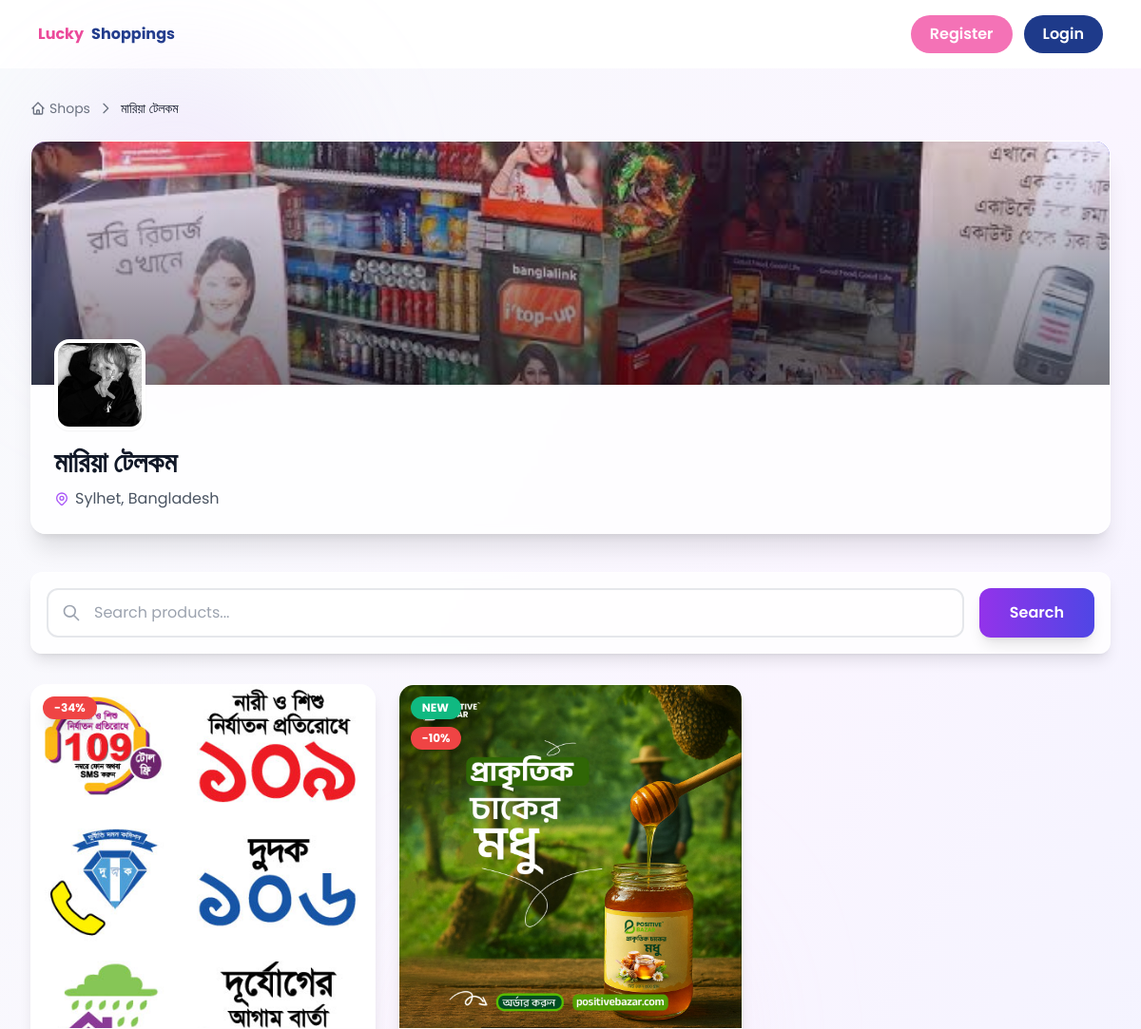
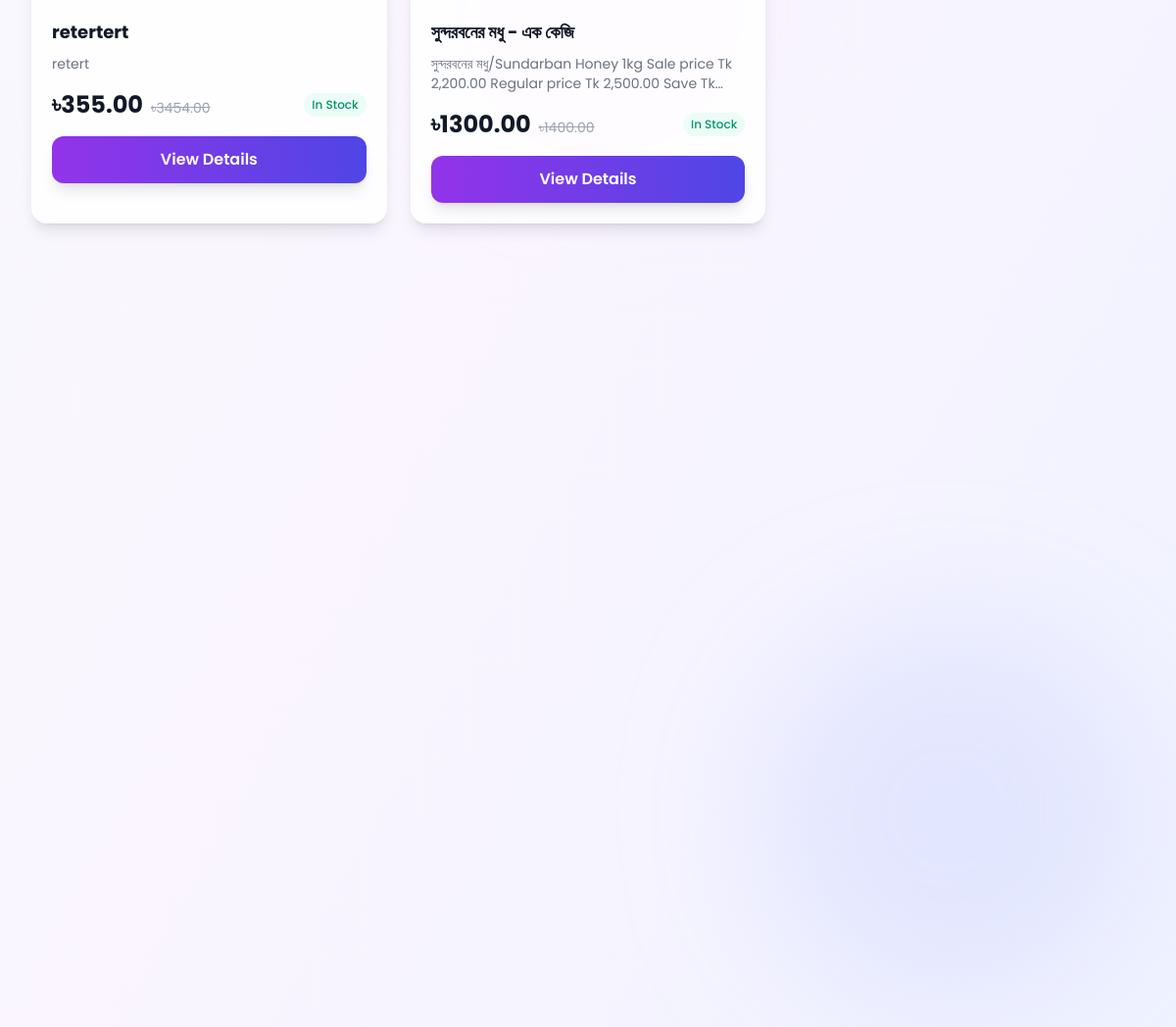
The page /viewshop/1 on the database its author committed (2 pictures, top to bottom).
### base/models.py (models this page shows, shortened)
class BaseModel(models.Model):
    created_at = models.DateTimeField(auto_now_add=True)
    updated_at = models.DateTimeField(auto_now=True)
    is_active = models.BooleanField(default=True)
    class Meta:
        abstract = True
        ordering = ['-created_at']

class Shop(BaseModel):
    COUNTRY_CHOICES = [
        ('BD', 'Bangladesh'),
    ]
    DISTRICT_CHOICES = [
        ('Dhaka', 'Dhaka'),
        ('Chattogram', 'Chattogram'),
        ('Khulna', 'Khulna'),
        ('Rajshahi', 'Rajshahi'),
        ('Sylhet', 'Sylhet'),
        ('Barishal', 'Barishal'),
        ('Rangpur', 'Rangpur'),
    ]
    name = models.CharField(max_length=255)
    profile = models.ForeignKey(Profile, on_delete=models.CASCADE, null=True, blank=True)
    profile_pic = models.ImageField(
        upload_to='shops/profile_pics/',
        blank=True,
        null=True
    )
    shop_photo = models.ImageField(
        upload_to='shops/photos/',
        blank=True,
        null=True
    )
    country = models.CharField(
        max_length=5,
        choices=COUNTRY_CHOICES,
        default='BD'
    )
    district = models.CharField(
        max_length=50,
        choices=DISTRICT_CHOICES
    )
    location = models.CharField(
        max_length=255,
        help_text="Shop address / area"
    )
    google_map_link = models.URLField(
        blank=True,
        null=True
    )

class Product(BaseModel):
    shop = models.ForeignKey(Shop, on_delete=models.CASCADE, related_name='theshop')
    name = models.CharField(max_length=255)
    description = models.TextField(blank=True, null=True)
    image = models.ImageField(upload_to='products/', blank=True, null=True)
    category = models.ForeignKey(
        Category,
        on_delete=models.SET_NULL,
        null=True,
        blank=True,
        related_name='products'
    )
    price = models.DecimalField(max_digits=10, decimal_places=2)
    original_price = models.DecimalField(
        max_digits=10, decimal_places=2, blank=True, null=True
    )
    discount_percent = models.PositiveIntegerField(blank=True, null=True)
    is_new = models.BooleanField(default=False)
    stock = models.PositiveIntegerField(default=0)

### base/views.py (the view)
# urls.py: path('viewshop/<int:id>', view_shop),
def view_shop(request, id):
    shop = Shop.objects.get(id=id)
    search_query = request.GET.get('q', '')
    products = Product.objects.filter(shop=shop)
    if search_query:
        products = products.filter(name__icontains=search_query)
    paginator = Paginator(products, 8)
    page_number = request.GET.get('page')
    page_obj = paginator.get_page(page_number)
    context = {
        'products': page_obj,
        'search_query': search_query,
        'shop' : shop
    }
    return render(request, 'store-product.html', context)

### templates/store-product.html (shortened to what this page needs)
{% extends 'landing.html' %}
{% block body %}
<main class="min-h-screen bg-gradient-to-br from-slate-50 via-purple-50 to-indigo-50">
  <div class="fixed inset-0 overflow-hidden pointer-events-none">
    <div class="absolute bottom-20 right-10 w-96 h-96 bg-indigo-300 rounded-full mix-blend-multiply filter blur-3xl opacity-20 animate-pulse"></div>
    <div class="absolute top-1/2 left-1/2 transform -translate-x-1/2 -translate-y-1/2 w-80 h-80 bg-pink-200 rounded-full mix-blend-multiply filter blur-3xl opacity-15"></div>
  </div>
  <div class="relative max-w-7xl mx-auto px-4 sm:px-6 lg:px-8 py-8">
    <div class="mb-10">
      <nav class="flex items-center gap-2 text-sm text-gray-500 mb-6">
        <a href="" class="hover:text-purple-600 transition-colors flex items-center gap-1">
          <svg class="w-4 h-4" fill="none" stroke="currentColor" viewBox="0 0 24 24">
            <path stroke-linecap="round" stroke-linejoin="round" stroke-width="2" d="M3 12l2-2m0 0l7-7 7 7M5 10v10a1 1 0 001 1h3m10-11l2 2m-2-2v10a1 1 0 01-1 1h-3m-6 0a1 1 0 001-1v-4a1 1 0 011-1h2a1 1 0 011 1v4a1 1 0 001 1m-6 0h6"/>
          </svg>
          Shops
        </a>
        <svg class="w-4 h-4" fill="none" stroke="currentColor" viewBox="0 0 24 24">
          <path stroke-linecap="round" stroke-linejoin="round" stroke-width="2" d="M9 5l7 7-7 7"/>
        </svg>
        <span class="text-gray-900 font-medium">{{ shop.name }}</span>
      </nav>
      <div class="bg-white/80 backdrop-blur-sm rounded-2xl shadow-xl border border-white/50 overflow-hidden">
        <div class="relative h-24 md:h-64 bg-gradient-to-r from-purple-600 via-purple-500 to-indigo-600">
          {% if shop.shop_photo %}
            <img src="{{ shop.shop_photo.url }}" alt="{{ shop.name }}" class="w-full h-full object-cover opacity-90">
            <div class="absolute inset-0 bg-gradient-to-t from-black/50 to-transparent"></div>
          {% endif %}
        </div>
        <div class="relative px-6 pb-6">
          <div class="absolute -top-12 left-6">
            <div class="w-24 h-24 rounded-2xl border-4 border-white shadow-sm overflow-hidden bg-white">
              {% if shop.profile_pic %}
                <img src="{{ shop.profile_pic.url }}" alt="{{ shop.name }}" class="w-full h-full object-cover">
              {% else %}
                <div class="w-full h-full bg-gradient-to-br from-purple-500 to-indigo-600 flex items-center justify-center">
                  <span class="text-3xl font-bold text-white">{{ shop.name|first|upper }}</span>
                </div>
              {% endif %}
            </div>
          </div>
          <div class="pt-16 md:flex md:items-start md:justify-between">
            <div class="flex-1">
              <h1 class="text-md md:text-3xl font-bold text-gray-900 mb-2">{{ shop.name }}</h1>
              <div class="flex flex-wrap items-center gap-4 text-gray-600">
                <span class="flex items-center gap-1.5">
                  {{ shop.district }}, Bangladesh
                </span>
              </div>
            </div>
          </div>
        </div>
      </div>
    </div>
    <div class="mb-8">
      <div class="bg-white/80 backdrop-blur-sm rounded-xl shadow-lg border border-white/50 p-4">
        <form method="get" class="flex flex-col sm:flex-row gap-4">
          <div class="flex-1 relative">
            <div class="absolute inset-y-0 left-0 pl-4 flex items-center pointer-events-none">
              <svg class="w-5 h-5 text-gray-400" fill="none" stroke="currentColor" viewBox="0 0 24 24">
                <path stroke-linecap="round" stroke-linejoin="round" stroke-width="2" d="M21 21l-6-6m2-5a7 7 0 11-14 0 7 7 0 0114 0z"/>
              </svg>
            </div>
            <input
              type="text"
              name="q"
              placeholder="Search products..."
              value="{{ search_query|default:'' }}"
              class="w-full pl-12 pr-4 py-3 rounded-xl border-2 border-gray-200 focus:border-purple-500 focus:ring-4 focus:ring-purple-500/20 outline-none transition-all duration-300 bg-white/50"
            >
          </div>
          <button
            type="submit"
            class="px-8 py-3 bg-gradient-to-r from-purple-600 to-indigo-600 hover:from-purple-700 hover:to-indigo-700 text-white font-semibold rounded-xl shadow-lg hover:shadow-xl transform hover:scale-105 transition-all duration-300"
          >
            Search
          </button>
        </form>
      </div>
    </div>
    <div class="grid grid-cols-2 sm:grid-cols-2 lg:grid-cols-3 xl:grid-cols-4 gap-6">
      {% for product in products %}
      <div class="group bg-white/80 backdrop-blur-sm rounded-2xl shadow-lg hover:shadow-2xl border border-white/50 overflow-hidden transition-all duration-500 hover:-translate-y-2">
        <div class="relative aspect-square overflow-hidden bg-gradient-to-br from-gray-100 to-gray-50">
          {% if product.image %}
            <img
              src="{{ product.image.url }}"
              alt="{{ product.name }}"
              class="w-full h-full object-cover group-hover:scale-110 transition-transform duration-700"
            >
          {% endif %}
          <div class="absolute top-3 left-3 flex flex-col gap-2">
            {% if product.is_new %}
            <span class="px-3 py-1 bg-emerald-500 text-white text-xs font-bold rounded-full shadow-lg">
              NEW
            </span>
            {% endif %}
            {% if product.discount_percent %}
            <span class="px-3 py-1 bg-red-500 text-white text-xs font-bold rounded-full shadow-lg">
              -{{ product.discount_percent }}%
            </span>
            {% endif %}
          </div>
        </div>
        <div class="p-5">
          <h3 class="text-lg font-bold text-gray-900 mb-2 line-clamp-2 group-hover:text-purple-600 transition-colors duration-300">
            {{ product.name }}
          </h3>
          {% if product.description %}
          <p class="text-sm text-gray-500 mb-4 line-clamp-2">
            {{ product.description }}
          </p>
          {% endif %}
          <div class="flex items-center justify-between mb-4">
            <div class="flex items-baseline gap-2">
              <span class="text-2xl font-bold text-gray-900">
                ৳{{ product.price }}
              </span>
              {% if product.original_price %}
              <span class="text-sm text-gray-400 line-through">
                ৳{{ product.original_price }}
              </span>
              {% endif %}
            </div>
            {% if product.stock > 0 %}
            <span class="text-xs font-medium text-emerald-600 bg-emerald-50 px-2 py-1 rounded-full">
              In Stock
            </span>
            {% else %}
            <span class="text-xs font-medium text-red-600 bg-red-50 px-2 py-1 rounded-full">
              Out of Stock
            </span>
            {% endif %}
          </div>
          <a
            href="/prod/{{product.id}}"
            class="block w-full py-3 px-4 bg-gradient-to-r from-purple-600 to-indigo-600 hover:from-purple-700 hover:to-indigo-700 text-white font-semibold rounded-xl text-center shadow-lg hover:shadow-xl transform hover:scale-[1.02] transition-all duration-300"
          >
            View Details
          </a>
        </div>
      </div>
      {% endfor %}
    </div>
  </div>
</main>
{% endblock %}

### templates/landing.html (style rules this page uses)
* { margin: 0; padding: 0; box-sizing: border-box; }
html, body { overflow-x: hidden; width: 100%; }

### rows shown on the page
Shop: name "মারিয়া টেলকম", shop_photo (picture), profile_pic (picture), district "Sylhet"
Product: image (picture), discount_percent "34", name "retertert", description "retert", price "355.00", original_price "3454.00", stock "In Stock"
Product: image (picture), is_new "NEW", discount_percent "10", name "সুন্দরবনের মধু - এক কেজি", description "সুন্দরবনের মধু/Sundarban Honey 1kg Sale price Tk 2,200.00 Regular price Tk 2,500.00 Save…", price "1300.00", original_price "1400.00", stock "In Stock"
